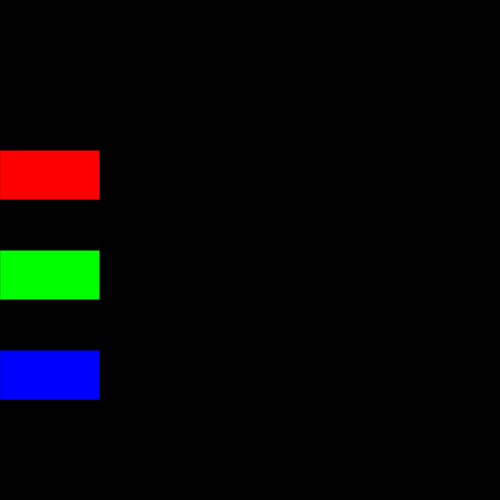
Frame 1 (no input)
Frame 60 (no input): identical to frame 1, image omitted
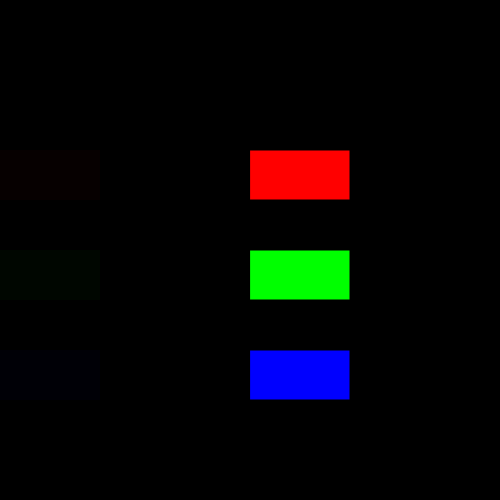
Frame 120 (the mouse pressed at the canvas centre since frame 60)

The p5.js sketch that drew these frames (run headless with seeded random() and noise() and a simulated clock; from frame 60 on, the mouse is pressed at the canvas centre):

// p5.js sketch
// ── sketch.js
let r = 255;
let g = 0;
let b = 0;

function setup(){
   createCanvas(500, 500);
   background(0);
}

function draw(){
   background(0, 20);
   fill(r, g, b);
   rect(mouseX, 150, 100, 50);
   fill(g, r, b);
   rect(mouseX, 250, 100, 50);
   fill(g, b, r);
   rect(mouseX, 350, 100, 50);
}

function mouseClicked(){
   r = random(0, 256);
   g = random(0, 256);
   b = random(0, 256);
}
